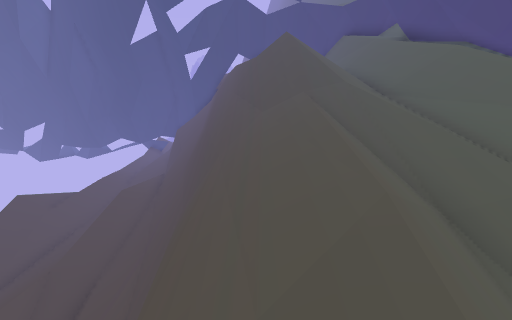
view 1 (above)

14 first-person views from a walk through a Unity game level. The camera is 1.5 m above the floor, tilts 12° down and sees 80° across. The floor is counted in squares, 0.5 m on a side. Each view is taken from the middle of a square. On the plan, view 1 faces up. The plan holds only what a view shows up to about 20 squares ahead; the rest is blank. The place goes on beyond the plan. The player character is not drawn. Some animated figures are not drawn. Some surface patterns are stand-ins.

view 2
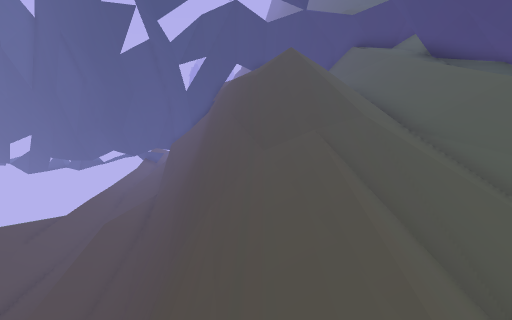

view 3
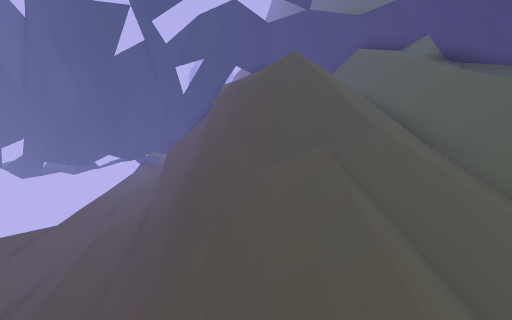

view 4
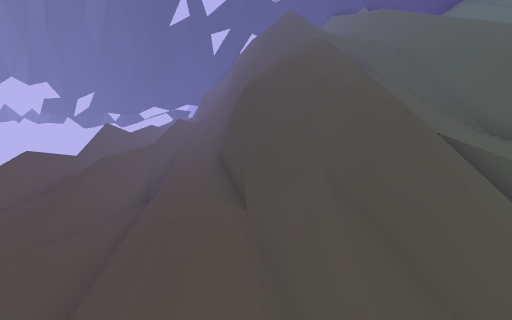

view 5
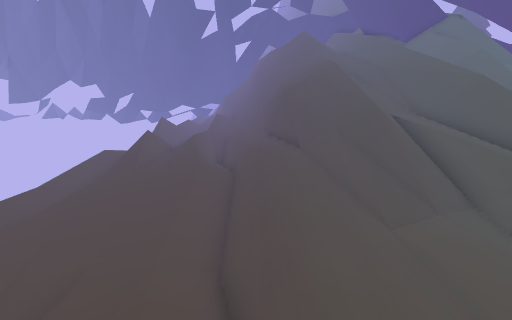

view 6
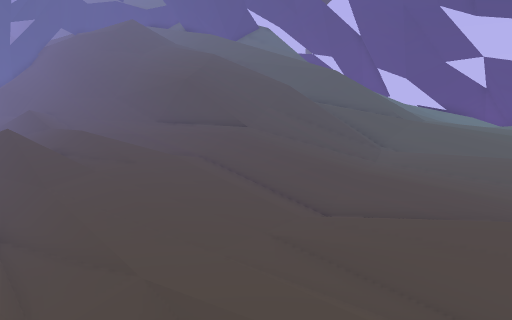

view 7
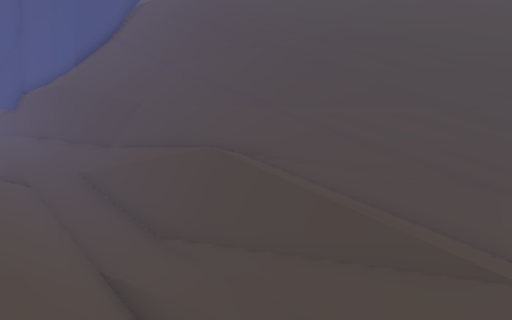

view 8
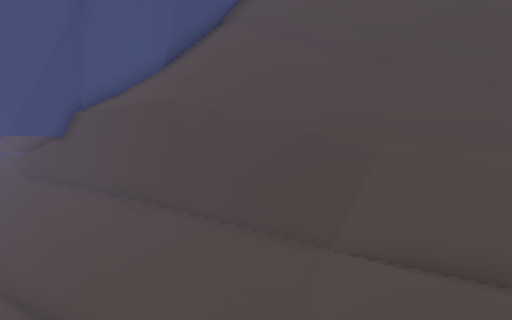

view 9
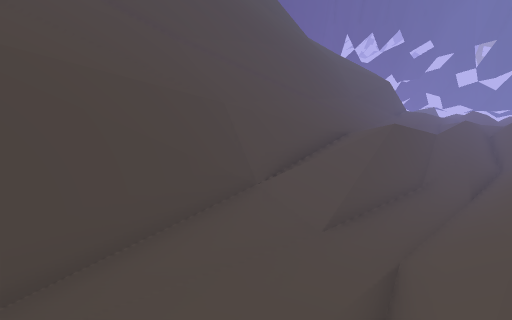

view 10
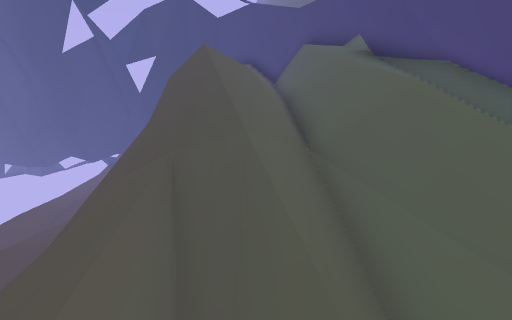

view 11
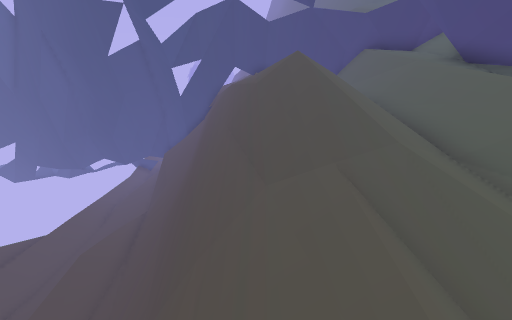

view 12
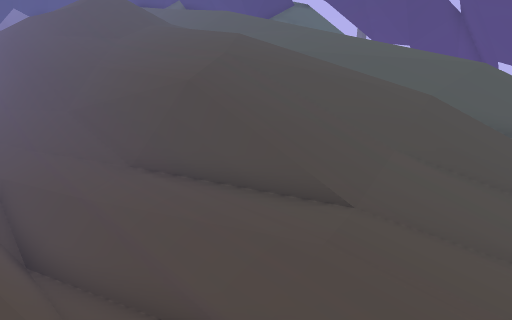

view 13
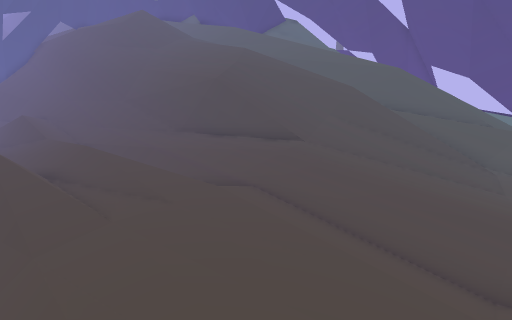

view 14
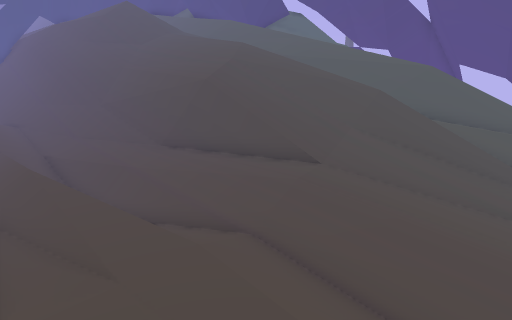

### Floor plan
Key: @ floor where view 1 was taken; # wall or solid block; . main floor; : floor 0.25 m higher than the main floor; - floor 0.25 m lower than the main floor; + floor 0.5 m higher than the main floor; _ floor 0.5 m lower than the main floor; * floor 3 m higher than the main floor; % floor 4 m higher than the main floor; / step, stairs or slope; = window, fence, low wall or low ledge; v drop or lower ground.
Columns run from 11 left of view 1 to 5 right of it. Each row starts with its distance up from view 1.
 31  ###
 30   ###
 29 _/.=#
 28 _/.=#
 27 _/.##
 26 //..##
 25 //./=#
 24  /./=#
 23 //./=##    ###=
 22 ./..###      ##
 21 //-//=#       #
 20 //- /##       #
 19 //-v/##      ###
 18 //-v/#         #
 17 //-  + #       #
 16 //_# + ##      #
 15 //_# +/=#      #
 14 //_##//##  # %/#
 13 //--=//##  ##//#
 12 ///-=//#    #//#
 11 ///- //#     //##
 10 ///////#     //##
  9 //// //    ////*=
  8  ///#/     /////=
  7   //###    /////=
  6   // #   # /////#
  5   //    ## /////
  4   //    := /////
  3   //    :=/////
  2   ///   :=/////
  1 -#://   :=/////#
  0 _v:// ##/# @///#
 -1 _ .//   /+ ////#
 -2 //./..  /+////
 -3 // ...../+// /
 -4 //....../::/#/
 -5 //.....-/::/#/
 -6 //.....-/::/ /
 -7 --...---/../ /#
 -8 --.----_/.... #
 -9  -.---///.... #
-10  -..--.//....
-11   /.-..//....
-12    .-////....
-13 -    ////
-14
-15         /

Positions as (right, up) in squares from view 1, and headings:
1: (0, 0), facing up
2: (0, 2), facing up
3: (0, 3), facing up
4: (-1, -8), facing up
5: (-3, -15), facing up
6: (-11, -13), facing up-right
7: (-11, 9), facing up-right
8: (-11, 19), facing up-right
9: (-11, 26), facing down-right
10: (3, 4), facing up
11: (0, 4), facing up
12: (-6, -5), facing up-right
13: (-10, -9), facing up-right
14: (-8, -7), facing up-right
